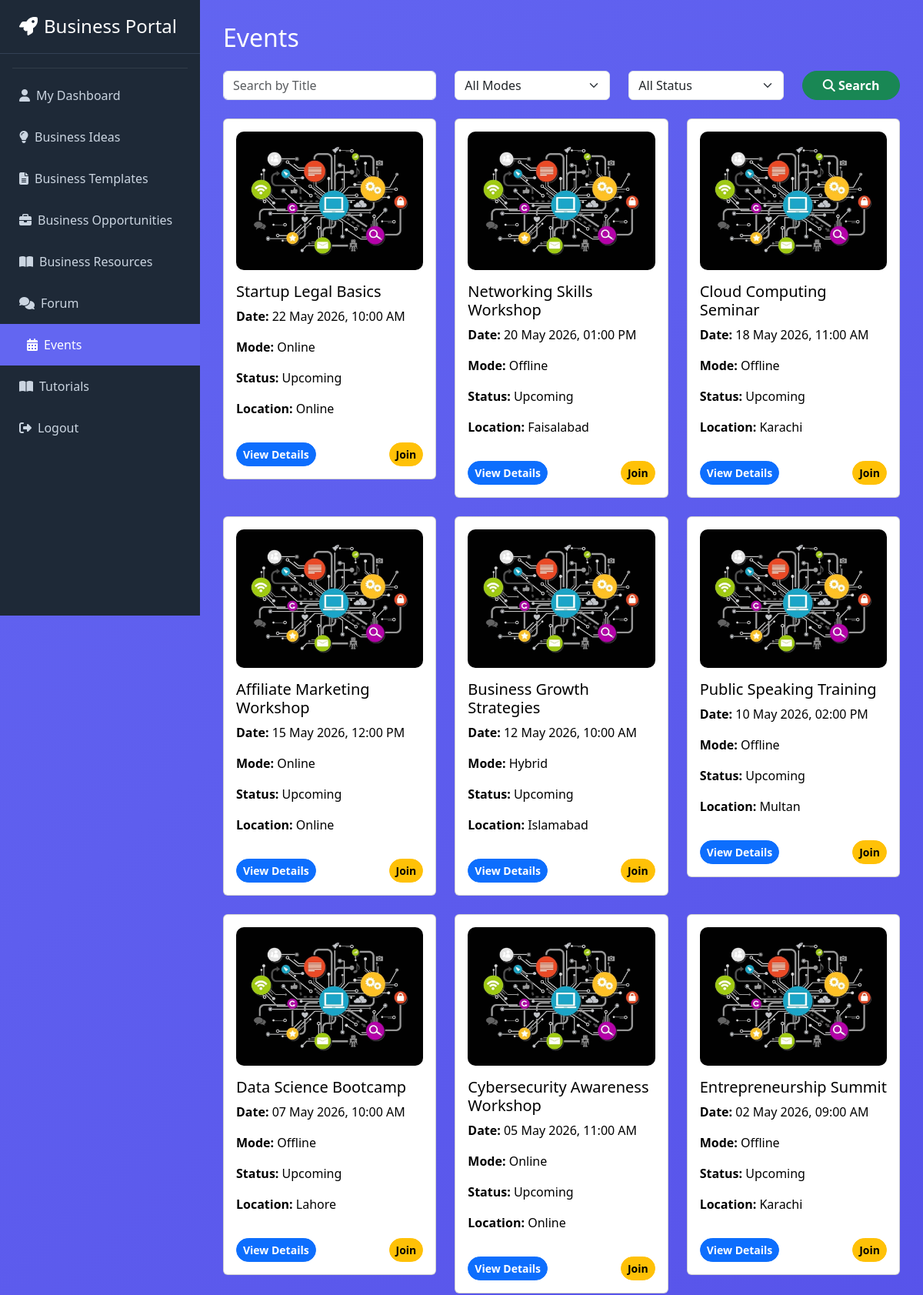
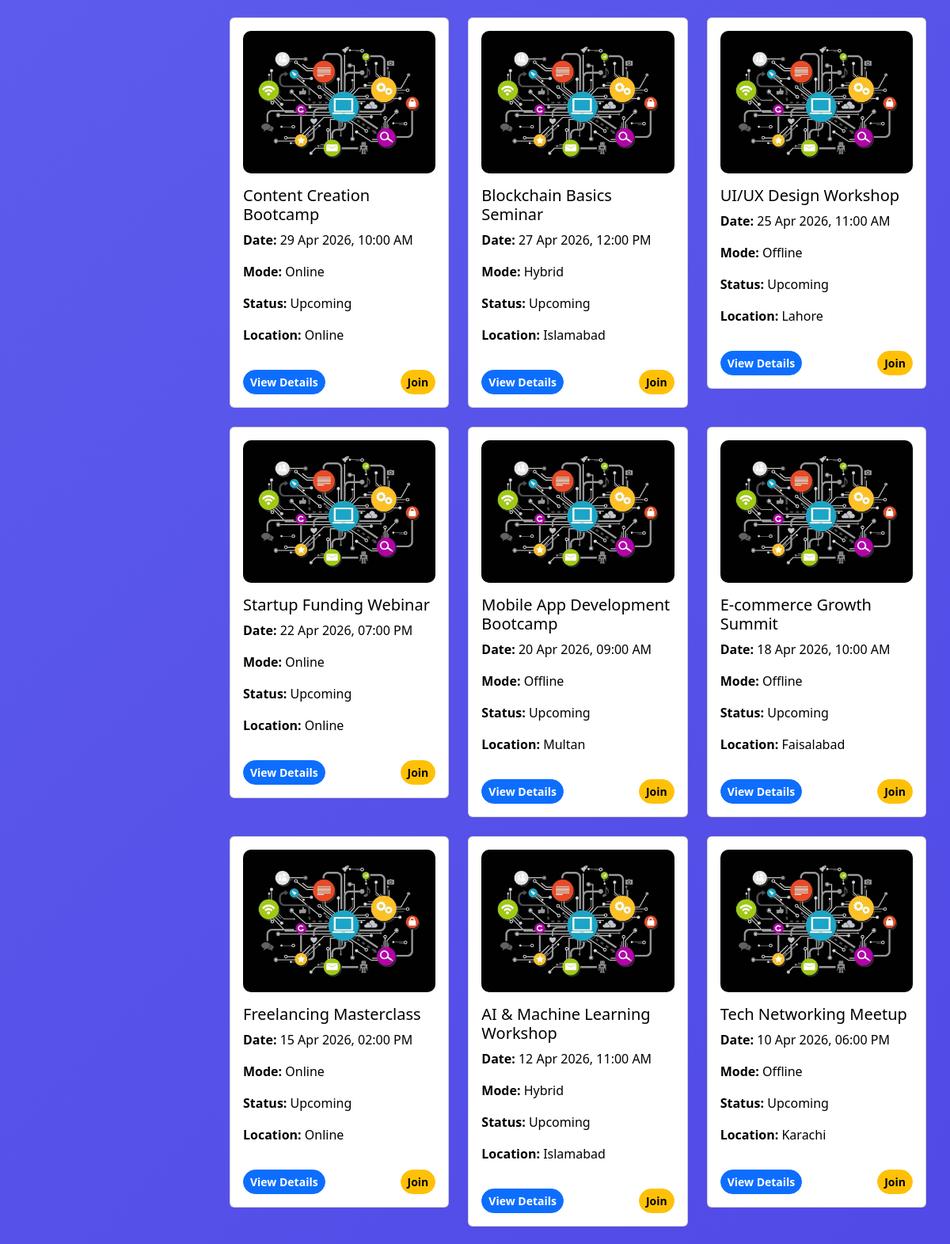
The page /user/user_events.php (signed in, upper part) on the database its author committed (2 pictures, top to bottom).
### tables this page shows
CREATE TABLE `events` (
  `id` int(11) NOT NULL,
  `title` varchar(255) NOT NULL,
  `description` text DEFAULT NULL,
  `event_date` datetime NOT NULL,
  `end_date` datetime DEFAULT NULL,
  `location` varchar(255) DEFAULT NULL,
  `mode` enum('online','offline','hybrid') NOT NULL DEFAULT 'online',
  `event_link` varchar(500) DEFAULT NULL,
  `thumbnail` varchar(500) DEFAULT NULL,
  `status` enum('upcoming','ongoing','completed','cancelled') NOT NULL DEFAULT 'upcoming',
  `created_at` timestamp NOT NULL DEFAULT current_timestamp(),
  `updated_at` timestamp NOT NULL DEFAULT current_timestamp() ON UPDATE current_timestamp()
);

### user/user_events.php (the view, shortened to what this page needs)
<?php
include 'config.php';
$search_title = isset($_GET['title']) ? mysqli_real_escape_string($conn, $_GET['title']) : '';
$sql = "SELECT * FROM events WHERE 1";
$sql .= " ORDER BY event_date DESC";
$result = mysqli_query($conn, $sql);
?>
<!DOCTYPE html>
<html lang="en">
<head>
<link href="https://cdn.jsdelivr.net/npm/bootstrap@5.3.3/dist/css/bootstrap.min.css" rel="stylesheet">
<link href="https://cdnjs.cloudflare.com/ajax/libs/font-awesome/6.5.0/css/all.min.css" rel="stylesheet">
</head>
<body>
<?php include 'sidebar.php'; ?>
<div class="main-content">
<h2 class="mb-4 text-white">Events</h2>
<form method="GET" class="row mb-4">
    <div class="col-md-4">
        <input type="text" name="title" class="form-control" placeholder="Search by Title"
        value="<?= htmlspecialchars($search_title) ?>">
    </div>
    <div class="col-md-3">
        <select name="mode" class="form-select">
            <option value="">All Modes</option>
        </select>
    </div>
    <div class="col-md-3">
        <select name="status" class="form-select">
            <option value="">All Status</option>
        </select>
    </div>
    <div class="col-md-2">
        <button type="submit" class="btn btn-success btn-action w-100">
            <i class="fas fa-search"></i> Search
        </button>
    </div>
</form>
<div class="row">
<?php if(mysqli_num_rows($result) > 0): ?>
    <?php while($event = mysqli_fetch_assoc($result)): ?>
    <div class="col-md-4 mb-4">
        <div class="card card-hover p-3">
            <?php if(!empty($event['thumbnail'])): ?>
                <img src="../admin/uploads/<?= $event['thumbnail'] ?>" class="w-100 mb-3 event-img">
            <?php endif; ?>
            <h5><?= htmlspecialchars($event['title']) ?></h5>
            <p><strong>Date:</strong> <?= date('d M Y, h:i A', strtotime($event['event_date'])) ?></p>
            <p><strong>Mode:</strong> <?= ucfirst($event['mode']) ?></p>
            <p><strong>Status:</strong> <?= ucfirst($event['status']) ?></p>
            <p><strong>Location:</strong> <?= htmlspecialchars($event['location'] ?: 'N/A') ?></p>
            <div class="d-flex justify-content-between mt-3">
                <a href="event_details.php?id=<?= $event['id'] ?>" class="btn btn-primary btn-sm btn-action">
                    View Details
                </a>
                <?php if($event['event_link']): ?>
                <a href="<?= $event['event_link'] ?>" target="_blank" class="btn btn-warning btn-sm btn-action">
                    Join
                </a>
                <?php endif; ?>
            </div>
        </div>
    </div>
    <?php endwhile; ?>
<?php else: ?>
    <div class="col-12">
        <div class="alert alert-light text-dark">No events found.</div>
    </div>
<?php endif; ?>
</div>
</div>
</body>
</html>

### user/sidebar.php (shortened to what this page needs)
<div class="sidebar">
  <div class="brand">
    <h4 class="text-white mb-0">
      <i class="fas fa-rocket me-2"></i>Business Portal
    </h4>
  </div>
  <?php if(isset($_SESSION['user_id'])): ?>
    <hr class="border-secondary mx-3 my-2">
    <?php if($_SESSION['role'] == 'admin'): ?>
      <a href="admin_dashboard.php" <?php echo basename($_SERVER['PHP_SELF']) == 'admin_dashboard.php' ? 'class="active"' : ''; ?>>
        <i class="fas fa-tachometer-alt me-2"></i>Admin Dashboard
      </a>
    <?php elseif($_SESSION['role'] == 'agent'): ?>
      <a href="agent_dashboard.php" <?php echo basename($_SERVER['PHP_SELF']) == 'agent_dashboard.php' ? 'class="active"' : ''; ?>>
        <i class="fas fa-user-tie me-2"></i>Agent Dashboard
      </a>
    <?php else: ?>
      <a href="user_dashboard.php" <?php echo basename($_SERVER['PHP_SELF']) == 'user_dashboard.php' ? 'class="active"' : ''; ?>>
        <i class="fas fa-user me-2"></i>My Dashboard
      </a>
      <a href="ideas.php" <?php echo basename($_SERVER['PHP_SELF']) == 'ideas.php' ? 'class="active"' : ''; ?>>
        <i class="fas fa-lightbulb me-2"></i>Business Ideas
      </a>
      <a href="user_templates.php" <?php echo basename($_SERVER['PHP_SELF']) == 'user_templates.php' ? 'class="active"' : ''; ?>>
        <i class="fas fa-file-alt me-2"></i>Business Templates
      </a>
      <a href="user_opportunities.php" <?php echo basename($_SERVER['PHP_SELF']) == 'user_opportunities.php' ? 'class="active"' : ''; ?>>
        <i class="fas fa-briefcase me-2"></i>Business Opportunities
      </a>
      <a href="user_resources.php" <?php echo basename($_SERVER['PHP_SELF']) == 'user_resources.php' ? 'class="active"' : ''; ?>>
        <i class="fas fa-book-open me-2"></i>Business Resources
      </a>
      <a href="forum.php" <?php echo basename($_SERVER['PHP_SELF']) == 'forum.php' ? 'class="active"' : ''; ?>>
        <i class="fas fa-comments me-2"></i>Forum
      </a>
      <a href="user_events.php" <?php echo basename($_SERVER['PHP_SELF']) == 'user_events.php' ? 'class="active"' : ''; ?>>
        <i class="fas fa-calendar-alt me-2"></i>Events
      </a>
      <a href="user_tutorials.php" <?php echo basename($_SERVER['PHP_SELF']) == 'user_tutorials.php' ? 'class="active"' : ''; ?>>
        <i class="fas fa-book-open me-2"></i>Tutorials
      </a>
    <?php endif; ?>
    <a href="logout.php">
      <i class="fas fa-sign-out-alt me-2"></i>Logout
    </a>
  <?php endif; ?>
</div>

### user/user_events.php (style rules this page uses)
body { background: linear-gradient(135deg, #6366f1 0%, #4f46e5 100%); min-height: 100vh; margin-left: 260px; color: #fff; }
.main-content { padding: 30px; }
.card-hover { transition: transform 0.3s, box-shadow 0.3s; color: #000; }
.btn-action { border-radius: 50px; font-weight: bold; }
.event-img { height: 180px; object-fit: cover; border-radius: 10px; }

### user/sidebar.php (style rules this page uses)
:root { --primary: #6366f1; --dark: #1e2937; }
.sidebar { position: fixed; top: 0; left: 0; height: 100vh; width: 260px; background: var(--dark); color: white; padding-top: 80px; transition: all 0.3s; z-index: 1000; overflow-y: auto; }
.sidebar a { color: #cbd5e1; padding: 15px 25px; display: block; text-decoration: none; transition: all 0.3s; }
.sidebar a:hover, .sidebar a.active { background: var(--primary); color: white; padding-left: 35px; }
.sidebar .brand { position: fixed; top: 0; left: 0; width: 260px; background: var(--dark); padding: 20px 25px; border-bottom: 1px solid #334155; z-index: 1100; }

### rows shown on the page
events: thumbnail (picture), title "Startup Legal Basics", event_date "22 May 2026, 10:00 AM", mode "Online", status "Upcoming", location "Online"
events: thumbnail (picture), title "Networking Skills Workshop", event_date "20 May 2026, 01:00 PM", mode "Offline", status "Upcoming", location "Faisalabad"
events: thumbnail (picture), title "Cloud Computing Seminar", event_date "18 May 2026, 11:00 AM", mode "Offline", status "Upcoming", location "Karachi"
events: thumbnail (picture), title "Affiliate Marketing Workshop", event_date "15 May 2026, 12:00 PM", mode "Online", status "Upcoming", location "Online"
events: thumbnail (picture), title "Business Growth Strategies", event_date "12 May 2026, 10:00 AM", mode "Hybrid", status "Upcoming", location "Islamabad"
events: thumbnail (picture), title "Public Speaking Training", event_date "10 May 2026, 02:00 PM", mode "Offline", status "Upcoming", location "Multan"
events: thumbnail (picture), title "Data Science Bootcamp", event_date "07 May 2026, 10:00 AM", mode "Offline", status "Upcoming", location "Lahore"
events: thumbnail (picture), title "Cybersecurity Awareness Workshop", event_date "05 May 2026, 11:00 AM", mode "Online", status "Upcoming", location "Online"
events: thumbnail (picture), title "Entrepreneurship Summit", event_date "02 May 2026, 09:00 AM", mode "Offline", status "Upcoming", location "Karachi"
events: thumbnail (picture), title "Content Creation Bootcamp", event_date "29 Apr 2026, 10:00 AM", mode "Online", status "Upcoming", location "Online"
events: thumbnail (picture), title "Blockchain Basics Seminar", event_date "27 Apr 2026, 12:00 PM", mode "Hybrid", status "Upcoming", location "Islamabad"
events: thumbnail (picture), title "UI/UX Design Workshop", event_date "25 Apr 2026, 11:00 AM", mode "Offline", status "Upcoming", location "Lahore"
events: thumbnail (picture), title "Startup Funding Webinar", event_date "22 Apr 2026, 07:00 PM", mode "Online", status "Upcoming", location "Online"
events: thumbnail (picture), title "Mobile App Development Bootcamp", event_date "20 Apr 2026, 09:00 AM", mode "Offline", status "Upcoming", location "Multan"
events: thumbnail (picture), title "E-commerce Growth Summit", event_date "18 Apr 2026, 10:00 AM", mode "Offline", status "Upcoming", location "Faisalabad"
events: thumbnail (picture), title "Freelancing Masterclass", event_date "15 Apr 2026, 02:00 PM", mode "Online", status "Upcoming", location "Online"
events: thumbnail (picture), title "AI & Machine Learning Workshop", event_date "12 Apr 2026, 11:00 AM", mode "Hybrid", status "Upcoming", location "Islamabad"
events: thumbnail (picture), title "Tech Networking Meetup", event_date "10 Apr 2026, 06:00 PM", mode "Offline", status "Upcoming", location "Karachi"
